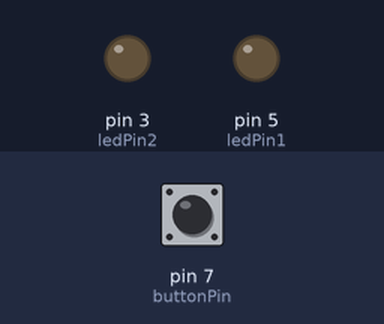
Recording of a sketch running on a simulated Arduino Uno, built with avr-gcc and run on an emulated ATmega328P. Shown: output pins drawn as LEDs (lit = HIGH). Inputs (shaded band) come from the test bench; at power-on: pin 7 (buttonPin) HIGH.

Above: at 1.2 s.
1.3 s: pin 7 (buttonPin) pulled LOW for 0.15 s
At 1.4 s:
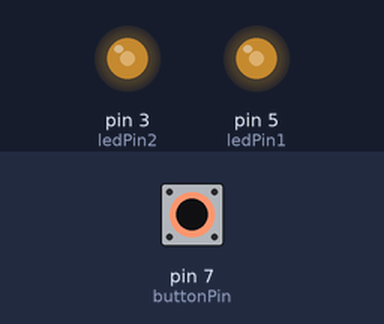
3.0 s: pin 7 (buttonPin) pulled LOW for 1 s
At 4.9 s:
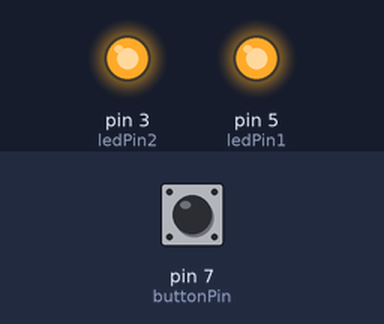
5.5 s: pin 7 (buttonPin) pulled LOW for 0.15 s
At 5.67 s:
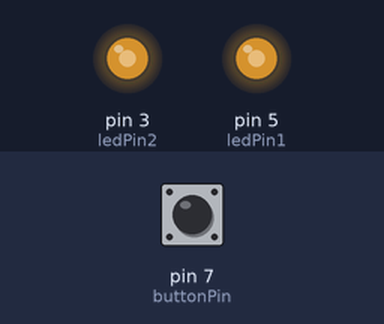
7.2 s: pin 7 (buttonPin) pulled LOW for 3.2 s
At 8.5 s:
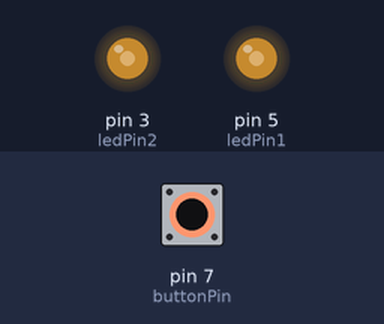
Timing chart, 0 to 11.9 s (numbered marks = the images above; inputs shaded):
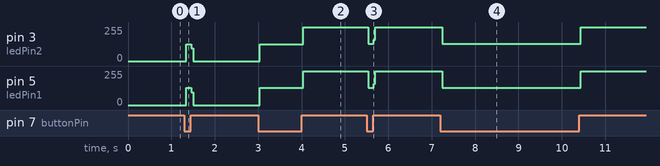

Measured:
- after the input at 1.3 s, pin 3 (ledPin2): 0/255 → 126/255 at once, → 0/255 0.12 s later; pin 5 (ledPin1): 0/255 → 129/255 at once, → 0/255 0.12 s later
- after the input at 3.0 s, pin 3 (ledPin2): 0/255 → 126/255 at once, → 255/255 1.0 s later; pin 5 (ledPin1): 0/255 → 129/255 at once, → 255/255 1.0 s later
- after the input at 5.5 s, pin 3 (ledPin2), pin 5 (ledPin1): 255/255 → 129/255 at once, → 255/255 0.12 s later
- after the input at 7.2 s, pin 3 (ledPin2), pin 5 (ledPin1): 255/255 → 129/255 at once, → 255/255 3.2 s later

The sketch:

WithTwoLedVersion2.ino
```cpp
int buttonPin = 7;
int ledPin1 = 5;
int ledPin2 = 3;

int buttonState = 0;
boolean light = false;

void setup() {
  pinMode(ledPin1, OUTPUT);
  pinMode(ledPin2, OUTPUT);
  pinMode(buttonPin, INPUT_PULLUP);
}

void loop(){
  buttonState = digitalRead(buttonPin);

  //If button pressed...
  if (buttonState == LOW) {
    if ( light == 0){
      digitalWrite(ledPin1, HIGH);
      digitalWrite(ledPin2, HIGH);
      light = true;
    }
    else if ( light == true){
      digitalWrite(ledPin1, LOW);
      digitalWrite(ledPin2, LOW);
      light = false;
    }
  }
  }
```
